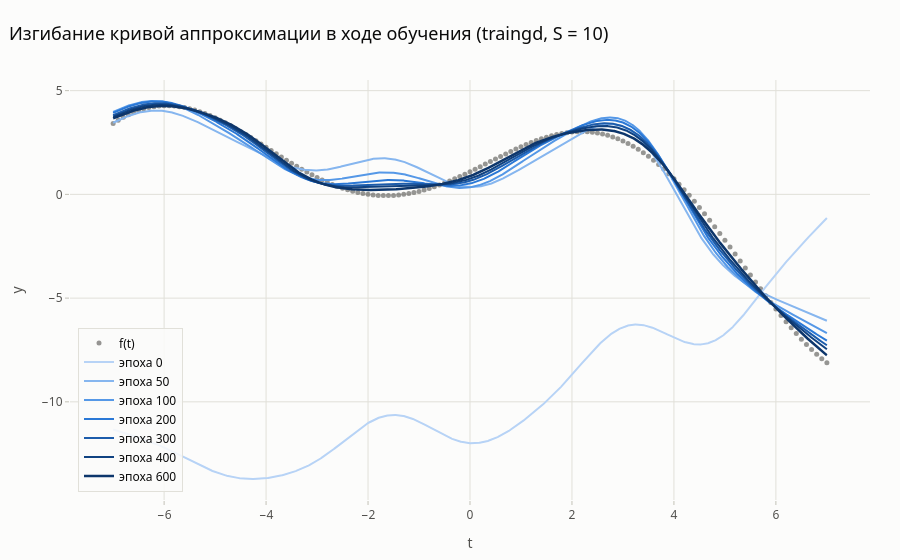

Write notebook code for a chart like this one.
### Code cell
# Раскадровка «подстройки» кривой (для отчёта): снимки через каждые 100 эпох
fig = go.Figure()
fig.add_trace(go.Scatter(x=t, y=y, mode='markers', name='f(t)', marker=dict(color=INK2, size=5, opacity=0.6)))
shown = [s for s in snaps if s[0] in (0, 50, 100, 200, 300, 400, 600)]
for (ep, yhat), col in zip(shown, BLUE_RAMP):
    fig.add_trace(go.Scatter(x=t_dense, y=yhat, mode='lines', name=f'эпоха {ep}',
                             line=dict(color=col, width=2.5 if ep == shown[-1][0] else 2),
                             hovertemplate=f'эпоха {ep}<br>' + 't = %{x:.2f}<br>ŷ = %{y:.3f}<extra></extra>'))
fig.update_layout(title='Изгибание кривой аппроксимации в ходе обучения (traingd, S = 10)',
                  xaxis_title='t', yaxis_title='y', legend=dict(x=0.01, y=0.02, yanchor='bottom'))
save(fig, '03_training_snapshots')
fig.show()

### Figure 1 — Plotly figure (JSON) as saved in the notebook; plotly's stock layout.template omitted (floating-point values rounded to 4 significant figures; data arrays with more than 128 entries replaced by an {"elided": "..."} marker saying what was removed)
{"data": [{"marker": {"color": "#52514e", "opacity": 0.6, "size": 5}, "mode": "markers", "name": "f(t)", "type": "scatter", "x": {"elided": "141 float values"}, "y": {"elided": "141 float values"}}, {"hovertemplate": "эпоха 0<br>t = %{x:.2f}<br>ŷ = %{y:.3f}<extra></extra>", "line": {"color": "#b7d3f6", "width": 2}, "mode": "lines", "name": "эпоха 0", "type": "scatter", "x": {"elided": "1401 float values"}, "y": {"elided": "1401 float values"}}, {"hovertemplate": "эпоха 50<br>t = %{x:.2f}<br>ŷ = %{y:.3f}<extra></extra>", "line": {"color": "#86b6ef", "width": 2}, "mode": "lines", "name": "эпоха 50", "type": "scatter", "x": {"elided": "1401 float values"}, "y": {"elided": "1401 float values"}}, {"hovertemplate": "эпоха 100<br>t = %{x:.2f}<br>ŷ = %{y:.3f}<extra></extra>", "line": {"color": "#5598e7", "width": 2}, "mode": "lines", "name": "эпоха 100", "type": "scatter", "x": {"elided": "1401 float values"}, "y": {"elided": "1401 float values"}}, {"hovertemplate": "эпоха 200<br>t = %{x:.2f}<br>ŷ = %{y:.3f}<extra></extra>", "line": {"color": "#2a78d6", "width": 2}, "mode": "lines", "name": "эпоха 200", "type": "scatter", "x": {"elided": "1401 float values"}, "y": {"elided": "1401 float values"}}, {"hovertemplate": "эпоха 300<br>t = %{x:.2f}<br>ŷ = %{y:.3f}<extra></extra>", "line": {"color": "#1c5cab", "width": 2}, "mode": "lines", "name": "эпоха 300", "type": "scatter", "x": {"elided": "1401 float values"}, "y": {"elided": "1401 float values"}}, {"hovertemplate": "эпоха 400<br>t = %{x:.2f}<br>ŷ = %{y:.3f}<extra></extra>", "line": {"color": "#104281", "width": 2}, "mode": "lines", "name": "эпоха 400", "type": "scatter", "x": {"elided": "1401 float values"}, "y": {"elided": "1401 float values"}}, {"hovertemplate": "эпоха 600<br>t = %{x:.2f}<br>ŷ = %{y:.3f}<extra></extra>", "line": {"color": "#0d366b", "width": 2.5}, "mode": "lines", "name": "эпоха 600", "type": "scatter", "x": {"elided": "1401 float values"}, "y": {"elided": "1401 float values"}}], "layout": {"legend": {"x": 0.01, "y": 0.02, "yanchor": "bottom"}, "title": {"text": "Изгибание кривой аппроксимации в ходе обучения (traingd, S = 10)"}, "xaxis": {"title": {"text": "t"}}, "yaxis": {"title": {"text": "y"}}}}
